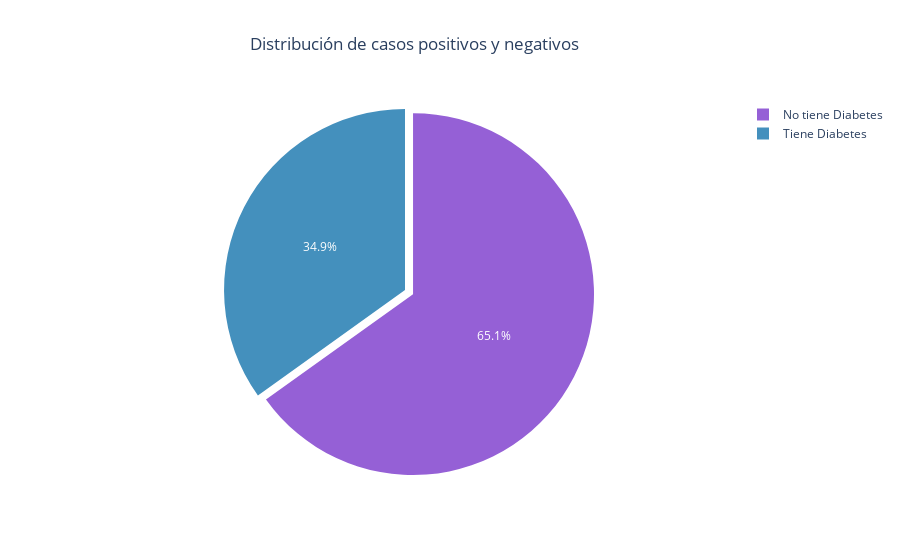

Notebook source saved alongside this figure:
### Markdown cell above
Ahora que hemos realizado la limpieza del dataset, es el momento de analizar la distribución de los datos. Este paso nos permitirá obtener una visión más detallada de cómo se distribuyen las variables en nuestro conjunto de datos.

### Code cell
proporcion = df.Outcome.value_counts()
proporcion.index = ['No tiene Diabetes','Tiene Diabetes']
fig = go.Figure(go.Pie(
    labels = proporcion.index,
    values = proporcion.values,
    pull=[0.05, 0],
    marker=dict(colors=['#9560d6','#4490bd'])
))

fig.update_layout(
    title = 'Distribución de casos positivos y negativos',
    title_x= 0.46,

)

fig.show()

### Figure 1 — Plotly figure (JSON) as saved in the notebook; plotly's stock layout.template omitted (floating-point values rounded to 4 significant figures)
{"data": [{"labels": ["No tiene Diabetes", "Tiene Diabetes"], "marker": {"colors": ["#9560d6", "#4490bd"]}, "pull": [0.05, 0], "type": "pie", "values": [500, 268]}], "layout": {"title": {"text": "Distribución de casos positivos y negativos", "x": 0.46}}}
